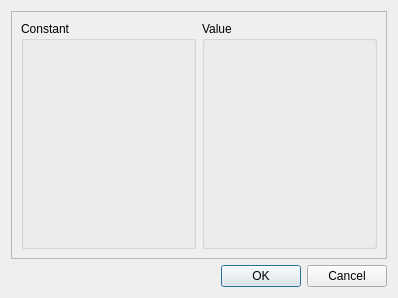
<?xml version="1.0" encoding="UTF-8"?>
<ui version="4.0">
 <class>SpecConstansDialog</class>
 <widget class="QDialog" name="SpecConstansDialog">
  <property name="geometry">
   <rect>
    <x>0</x>
    <y>0</y>
    <width>398</width>
    <height>298</height>
   </rect>
  </property>
  <property name="windowTitle">
   <string>Dialog</string>
  </property>
  <layout class="QVBoxLayout" name="verticalLayout">
   <item>
    <widget class="QScrollArea" name="scrollArea">
     <property name="widgetResizable">
      <bool>true</bool>
     </property>
     <widget class="QWidget" name="scrollAreaWidgetContents">
      <property name="geometry">
       <rect>
        <x>0</x>
        <y>0</y>
        <width>382</width>
        <height>249</height>
       </rect>
      </property>
      <layout class="QHBoxLayout" name="horizontalLayout">
       <item>
        <widget class="QGroupBox" name="constantGroupBox">
         <property name="title">
          <string>Constant</string>
         </property>
         <layout class="QVBoxLayout" name="constantLayout"/>
        </widget>
       </item>
       <item>
        <widget class="QGroupBox" name="valueGroupBox">
         <property name="title">
          <string>Value</string>
         </property>
         <layout class="QVBoxLayout" name="valueLayout"/>
        </widget>
       </item>
      </layout>
     </widget>
    </widget>
   </item>
   <item>
    <widget class="QDialogButtonBox" name="buttonBox">
     <property name="orientation">
      <enum>Qt::Horizontal</enum>
     </property>
     <property name="standardButtons">
      <set>QDialogButtonBox::Cancel|QDialogButtonBox::Ok</set>
     </property>
    </widget>
   </item>
  </layout>
 </widget>
 <resources/>
 <connections>
  <connection>
   <sender>buttonBox</sender>
   <signal>accepted()</signal>
   <receiver>SpecConstansDialog</receiver>
   <slot>accept()</slot>
   <hints>
    <hint type="sourcelabel">
     <x>248</x>
     <y>254</y>
    </hint>
    <hint type="destinationlabel">
     <x>157</x>
     <y>274</y>
    </hint>
   </hints>
  </connection>
  <connection>
   <sender>buttonBox</sender>
   <signal>rejected()</signal>
   <receiver>SpecConstansDialog</receiver>
   <slot>reject()</slot>
   <hints>
    <hint type="sourcelabel">
     <x>316</x>
     <y>260</y>
    </hint>
    <hint type="destinationlabel">
     <x>286</x>
     <y>274</y>
    </hint>
   </hints>
  </connection>
 </connections>
</ui>
